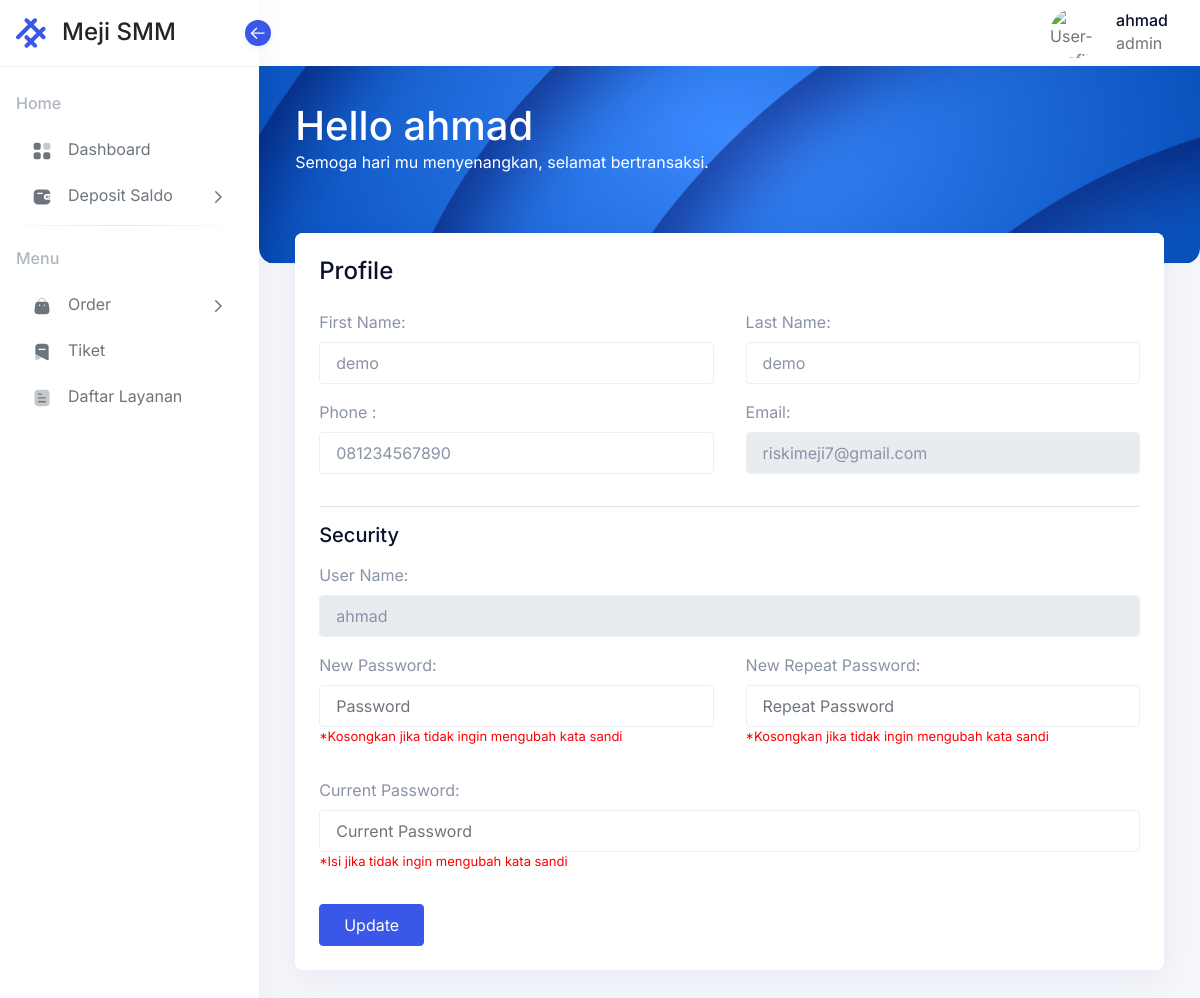
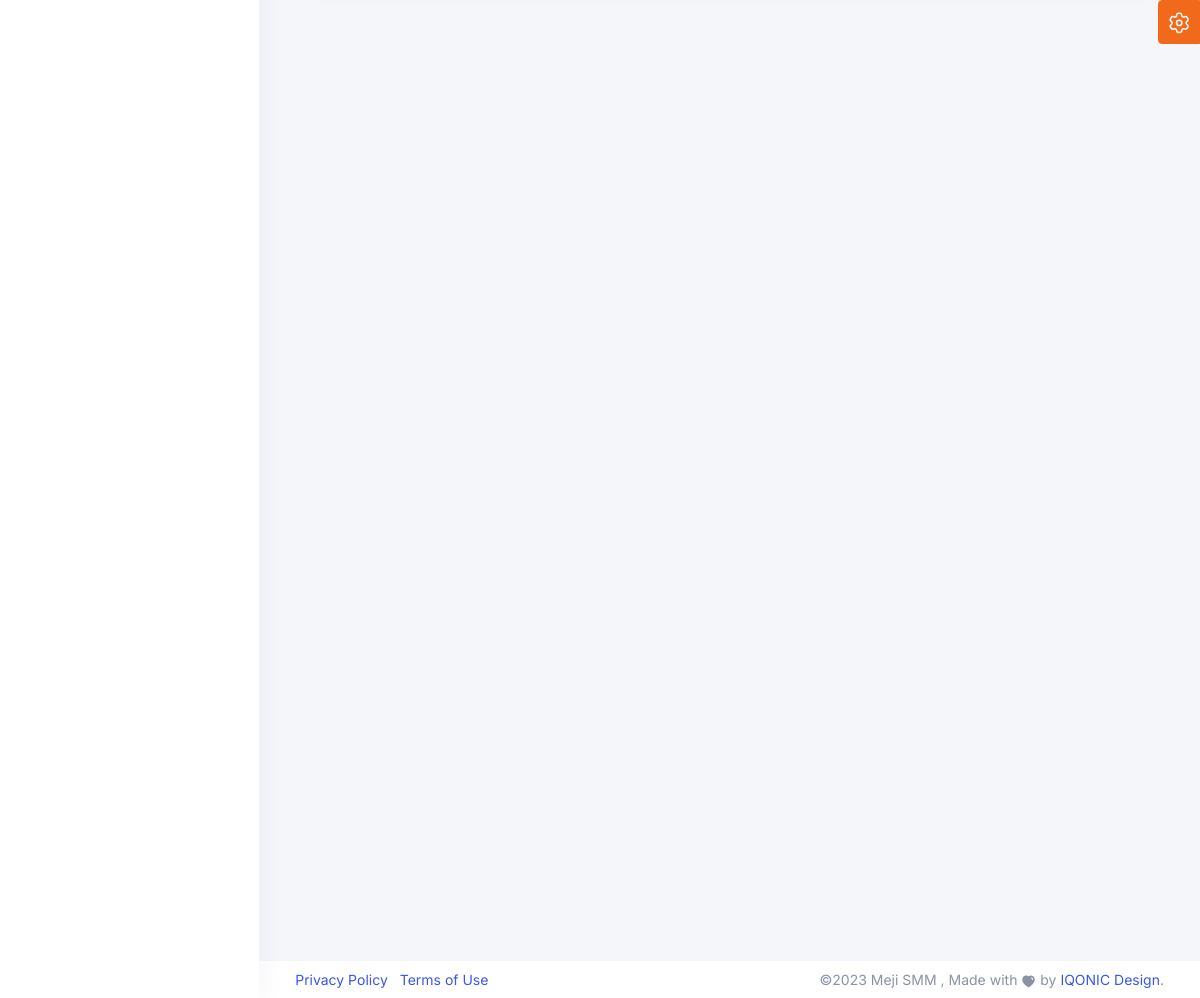
Page /dashboard/profile.php (signed in) on the committed database (2 pictures, top to bottom).
### tables this page shows
CREATE TABLE `users` (
  `id` int(11) NOT NULL,
  `first_name` varchar(255) NOT NULL,
  `last_name` varchar(255) NOT NULL,
  `username` varchar(10) NOT NULL,
  `phone` varchar(20) NOT NULL,
  `email` varchar(20) NOT NULL,
  `password` varchar(255) NOT NULL,
  `level` varchar(10) NOT NULL,
  `saldo` double NOT NULL
);

### dashboard/profile.php (the view, shortened to what this page needs)
<?php
include '../mainconfig.php';
$username = $_SESSION['username'];
$user = mysqli_query($conn, "SELECT * FROM users where username = '$username'");
$array = mysqli_fetch_array($user);
?>
<!doctype html>
<html lang="en" dir="ltr">
  <head>
      <link rel="stylesheet" href="../assets/css/core/libs.min.css" />
      <link rel="stylesheet" href="../assets/vendor/aos/dist/aos.css" />
      <link rel="stylesheet" href="../assets/css/hope-ui.min.css?v=1.2.0" />
      <link rel="stylesheet" href="../assets/css/custom.min.css?v=1.2.0" />
      <link rel="stylesheet" href="../assets/css/dark.min.css"/>
      <link rel="stylesheet" href="../assets/css/customizer.min.css" />
      <link rel="stylesheet" href="../assets/css/rtl.min.css"/>
  </head>
  <body class="  ">
    <?php
    include '../dashboard/lib/sidebar.php';
    ?>
    <main class="main-content">
    <?php
    include '../dashboard/lib/header.php';
    ?>
<div class="conatiner-fluid content-inner mt-n5 py-0">
<div class="row">
   <div class="col-md-12 col-lg-12">
      <div class="row">
         <div class="col-md-12">
            <div class="card" data-aos="fade-up" data-aos-delay="800">
                <div class="card-header d-flex justify-content-between">
                    <div class="header-title">
                        <h4 class="card-title">Profile</h4>
                    </div>
                </div>
                <div class="card-body">
                <form method="POST" action="">
                           <div class="row">
                              <div class="form-group col-md-6">
                                 <label class="form-label" for="fname">First Name:</label>
                                 <input type="text" class="form-control" name="first_name" value ="<?php echo $array['first_name'] ?>" id="fname" placeholder="First Name" required>
                              </div>
                              <div class="form-group col-md-6">
                                 <label class="form-label" for="lname">Last Name:</label>
                                 <input type="text" class="form-control" name="last_name" value ="<?php echo $array['last_name'] ?> " id="lname" placeholder="Last Name" required>
                              </div>
                              <div class="form-group col-md-6">
                                 <label class="form-label" for="add1">Phone :</label>
                                 <input type="text" class="form-control" name="phone" id="add1" value="<?php echo $array['phone'] ?>" placeholder="Phone" required>
                              </div>
                              <div class="form-group col-md-6">
                                 <label class="form-label" for="add2">Email:</label>
                                 <input type="text" class="form-control" name="email" value="<?php echo $array['email'] ?>" id="add2" disabled>
                              </div>
                           </div>
                           <hr>
                           <h5 class="mb-3">Security</h5>
                           <div class="row">
                              <div class="form-group col-md-12">
                                 <label class="form-label" for="uname">User Name:</label>
                                 <input type="text" class="form-control" name="username" value="<?php echo $array['username'] ?>" id="uname" disabled>
                              </div>
                              <div class="form-group col-md-6">
                                 <label class="form-label" for="pass">New Password:</label>
                                 <input type="password" class="form-control" name="password" id="pass" placeholder="Password" >
                                 <p style="font-size:13px; color:red;">*Kosongkan jika tidak ingin mengubah kata sandi</p>
                              </div>
                              <div class="form-group col-md-6">
                                 <label class="form-label" for="rpass">New Repeat Password:</label>
                                 <input type="password" class="form-control" name="confirm_password" id="rpass" placeholder="Repeat Password">
                                 <p style="font-size:13px; color:red;">*Kosongkan jika tidak ingin mengubah kata sandi</p>
                              </div>
                              <div class="form-group col-md-12">
                                 <label class="form-label" for="uname">Current Password:</label>
                                 <input type="password" class="form-control" name="current_password" id="uname" placeholder="Current Password">
                                 <p style="font-size:13px; color:red;">*Isi jika tidak ingin mengubah kata sandi</p>
                              </div>
                           </div>
                           <button type="submit" name="submit" class="btn btn-primary">Update</button>
                        </form>
               </div>
            </div>
         </div>
      </div>
   </div>
</div>
      </div>
      <?php
      include '../dashboard/lib/footer.php';
      ?>
  </body>
</html>

### rows in the picture
users: first_name "demo", last_name "demo", phone "081234567890", email "riskimeji7@gmail.com", username "ahmad"

### other values in the picture
$_SESSION['username'] "ahmad"
$_SESSION['level'] "admin"
